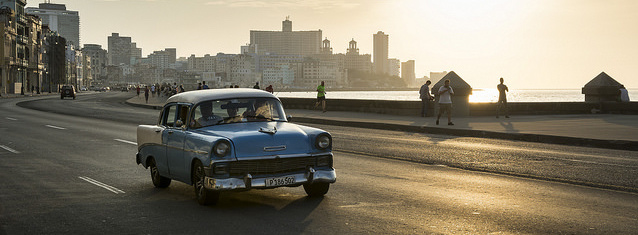
#> input picture reference code/monodepth2-master/assets/test_image.jpg, 638 x 235 px
$ python -i layers.py   (imports and definitions only)
#> lines starting #> are read from the running program, lines starting #| are printed output that depends on the picture
# Copyright Niantic 2019. Patent Pending. All rights reserved.
#
# This software is licensed under the terms of the Monodepth2 licence
# which allows for non-commercial use only, the full terms of which are made
# available in the LICENSE file.

from __future__ import absolute_import, division, print_function

import numpy as np

# packages for Superpixels
import skimage.segmentation as seg
from skimage.measure import regionprops
from skimage.color import rgb2gray
from skimage.filters import sobel

import torch
import torch.nn as nn
import torch.nn.functional as F


# [88 lines left out: functions disp_to_depth, transformation_from_parameters, get_translation_matrix, rot_from_axisangle, not called in this run]


class ConvBlock(nn.Module):
    """Layer to perform a convolution followed by ELU
    """
    # [10 lines left out: functions __init__, forward, not called in this run]


class Conv3x3(nn.Module):
    """Layer to pad and convolve input
    """
    # [13 lines left out: functions __init__, forward, not called in this run]


class BackprojectDepth(nn.Module):
    """Layer to transform a depth image into a point cloud
    """
    # [27 lines left out: functions __init__, forward, not called in this run]


class Project3D(nn.Module):
    """Layer which projects 3D points into a camera with intrinsics K and at position T
    """
    # [42 lines left out: functions __init__, forward, upsample, get_smooth_loss, not called in this run]


class SSIM(nn.Module):
    """Layer to compute the SSIM loss between a pair of images
    """
    # [49 lines left out: functions __init__, forward, compute_depth_errors, not called in this run]

# Code from https://stackoverflow.com/questions/53155771/average-colour-of-slic-superpixel
#rp = regrionprobs mi = mean intensity
def paint_region_with_avg_intensity(rp, mi, channel):
    for i in range(rp.shape[0]):
        img[rp[i][0]][rp[i][1]][channel] = mi

def get_painted_superpixel_image(img,algo = 'slic'):

    #felzenszwalb
    if algo == 'fz':
        segments = seg.felzenszwalb(img, scale=100, sigma=0.5, min_size=50)
    elif algo == 'slic':
        segments  = seg.slic(img, n_segments=250, compactness=10, sigma=1)
    elif algo == 'quick':
        segments = seg.quickshift(img, kernel_size=3, max_dist=6, ratio=0.5)
    elif algo == 'water':
        gradient = sobel(rgb2gray(img))
        segments = seg.watershed(gradient, markers=250, compactness=0.001)
    else:
        #default specified algo is implemented
        segments  = seg.slic(img, n_segments=250, compactness=10, sigma=1)


    for i in range(3):
        regions = regionprops(segments, intensity_image=img[:,:,i])
        for r in regions:
            paint_region_with_avg_intensity(r.coords, int(r.mean_intensity), i)

    return img

>>> import cv2
>>> picture = cv2.cvtColor(cv2.imread('assets/test_image.jpg'), cv2.COLOR_BGR2RGB)
>>> result = get_painted_superpixel_image(picture)
#> in get_painted_superpixel_image, `segments  = seg.slic(img, n_segments=250, compactness=10, sigma=1)`:
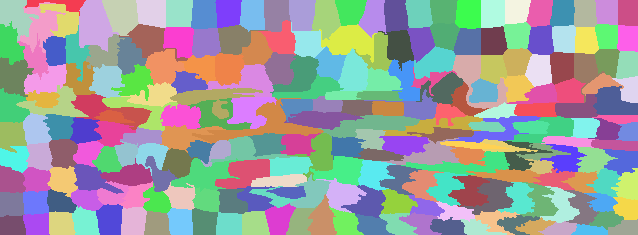
#> segments: shape (235, 638) int64; 236 distinct labels, from 1 to 236; one colour per label, 0 black
#> (the run stopped early here; a loop or call above may not have finished)
